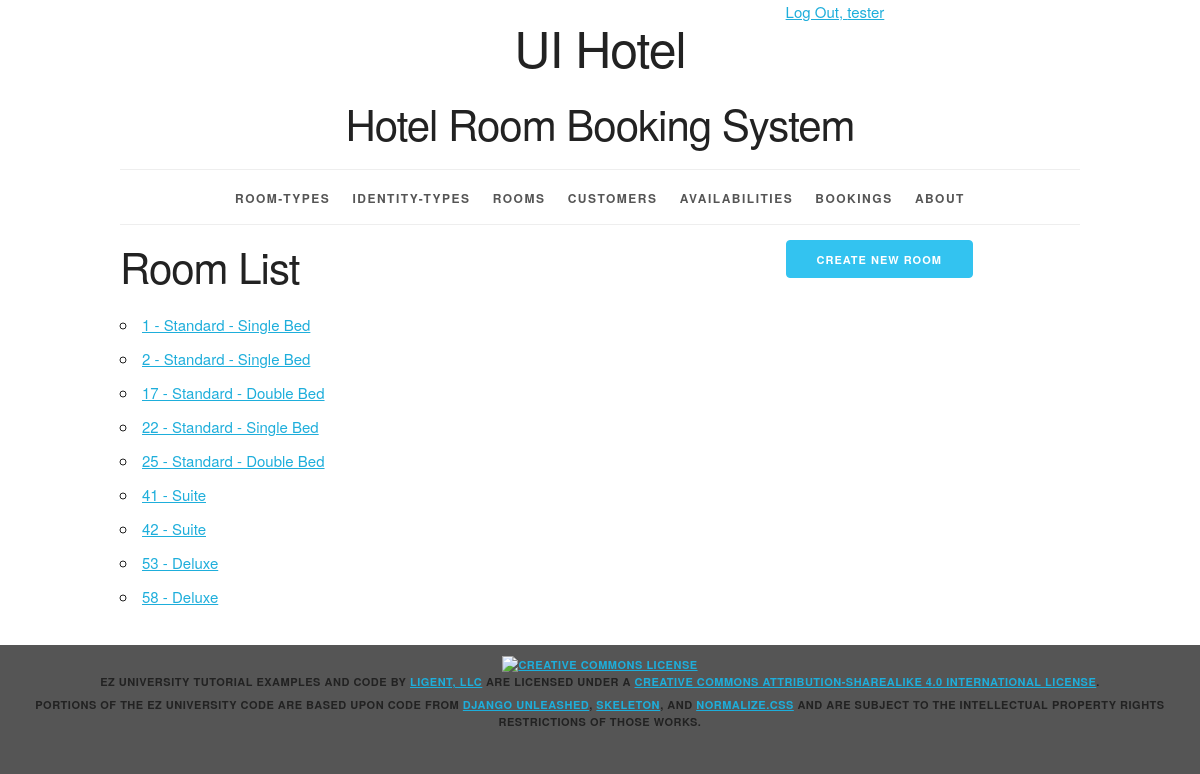
The app's page /room/ (signed in) with its own data.
### hotelinfo/models.py (models this page shows, shortened)
class Room(models.Model):
    room_id = models.AutoField(primary_key=True)
    room_number = models.IntegerField()
    floor_number = models.IntegerField()
    room_type = models.ForeignKey(RoomType, related_name='rooms', on_delete=models.PROTECT)
    def __str__(self):
        return '%s - %s' % (self.room_number, self.room_type.room_type)
    def get_absolute_url(self):
        return reverse('hotelinfo_room_detail_urlpattern', kwargs={'pk': self.pk})
    class Meta:
        ordering = ['room_number']
        constraints = [UniqueConstraint(fields=['room_number', 'floor_number'], name='unique_room')]

class RoomType(models.Model):
    roomType_id = models.AutoField(primary_key=True)
    room_type = models.CharField(max_length=45, unique=True)
    room_area = models.IntegerField(default=10)
    class Meta:
        ordering = ['room_type']

### hotelinfo/views.py (the view)
class RoomList(LoginRequiredMixin, PermissionRequiredMixin, PageLinksMixin, ListView):
    paginate_by = 10
    model = Room
    permission_required = 'hotelinfo.view_room'

### hotelinfo/utils.py (called while the page is built)
    def first_page(self, page):
        if page.number > 1:
            return self._page_urls(1)
        return None

    def previous_page(self, page):
        if (page.has_previous()
                and page.number > 2):
            return self._page_urls(
                page.previous_page_number())
        return None

    def next_page(self, page):
        last_page = page.paginator.num_pages
        if (page.has_next()
                and page.number < last_page - 1):
            return self._page_urls(
                page.next_page_number())
        return None

    def last_page(self, page):
        last_page = page.paginator.num_pages
        if page.number < last_page:
            return self._page_urls(last_page)
        return None

    def get_context_data(self, **kwargs):
        context = super().get_context_data(
            **kwargs)
        page = context.get('page_obj')
        if page is not None:
            context.update({
                'first_page_url':
                    self.first_page(page),
                'previous_page_url':
                    self.previous_page(page),
                'next_page_url':
                    self.next_page(page),
                'last_page_url':
                    self.last_page(page),
            })
        return context

### hotelinfo/templates/hotelinfo/room_list.html (shortened to what this page needs)
{% extends 'hotelinfo/base.html' %}
{% block create_button %}
    {% if perms.hotelinfo.add_room %}
    <a
        href="{% url 'hotelinfo_room_create_urlpattern'  %}"
        class="button button-primary">
      Create New Room</a>
    {% endif %}
{% endblock %}
{% block org_content %}
  <h2>Room List</h2>
  <ul>
    {% for room in room_list %}
      <li>
        <a href="{{ room.get_absolute_url }}">
          {{ room }}</a>
      </li>
    {% empty %}
      <li><em>There are currently no Rooms available.</em></li>
    {% endfor %}
  </ul>
{% endblock %}

### hotelinfo/templates/hotelinfo/base.html (shortened to what this page needs)
{% load static %}
<!DOCTYPE html>
<html lang="en">
<head>
    <link rel="stylesheet" type="text/css"
          href="{% static 'hotelinfo/normalize.css' %}">
    <link rel="stylesheet" type="text/css"
          href="{% static 'hotelinfo/skeleton.css' %}">
    <link rel="stylesheet" type="text/css"
          href="{% static 'hotelinfo/style.css' %}">
</head>
<body>
<div class="container">
    <div class="status row">
        <div class="offset-by-eight four columns">
            <ul class="inline">
                {% if user.is_authenticated %}
                    <li><a href="{% url 'logout_urlpattern' %}">
                        Log Out, {{ user.get_username }}</a></li>
                {% else %}
                    <li><a href="{% url 'login_urlpattern' %}">
                        Log In</a></li>
                {% endif %}
            </ul>
        </div>
    </div>
    <header class="row">
        <div class="offset-by-one ten columns">
            <h1 class="logo">UI Hotel</h1>
            <h2>Hotel Room Booking System</h2>
        </div>
    </header>
    <nav>
        <ul>
            {% if perms.hotelinfo.view_roomtype %}
                <li>
                    <a href="{% url 'hotelinfo_room_type_list_urlpattern' %}">
                        Room-Types</a></li>
            {% endif %}
            {% if perms.hotelinfo.view_identitytype %}
                <li>
                    <a href="{% url 'hotelinfo_identity_type_list_urlpattern' %}">
                        Identity-Types</a></li>
            {% endif %}
            {% if perms.hotelinfo.view_room %}
                <li>
                    <a href="{% url 'hotelinfo_room_list_urlpattern' %}">
                        Rooms</a></li>
            {% endif %}
            {% if perms.hotelinfo.view_customer %}
                <li>
                    <a href="{% url 'hotelinfo_customer_list_urlpattern' %}">
                        Customers</a></li>
            {% endif %}
            {% if perms.hotelinfo.view_availability %}
                <li>
                    <a href="{% url 'hotelinfo_availability_list_urlpattern' %}">
                        Availabilities</a></li>
            {% endif %}
            {% if perms.hotelinfo.view_booking %}
                <li>
                    <a href="{% url 'hotelinfo_booking_list_urlpattern' %}">
                        Bookings</a></li>
            {% endif %}
            <li>
                <a href="{% url 'about_urlpattern' %}">
                    About</a></li>
        </ul>
    </nav>
    <main>
        {% block content %}
            <div class="row">
                <section class="eight columns">
                    {% block org_content %}{% endblock %}
                </section>
                <section class="desktop four columns">
                    {% block create_button %}{% endblock %}
                </section>
            </div>
        {% endblock %}
    </main>
</div>
<footer>
    <p>
        <a rel="license" href="http://creativecommons.org/licenses/by-sa/4.0/">
            <img alt="Creative Commons License" style="border-width:0"
                 src="https://i.creativecommons.org/l/by-sa/4.0/88x31.png"/>
        </a><br/><span property="dct:title">EZ University Tutorial Examples and Code</span>
        by
        <a href="https://www.ligent.net" property="cc:attributionName"
           rel="cc:attributionURL">Ligent, LLC</a> are licensed under a
        <a rel="license" href="http://creativecommons.org/licenses/by-sa/4.0/">Creative Commons Attribution-ShareAlike
            4.0 International License</a>.
    </p>
    <p>Portions of the EZ University code are based upon code from
        <a href="https://django-unleashed.com">Django Unleashed</a>,
        <a href="http://getskeleton.com/">Skeleton</a>, and
        <a href="https://necolas.github.io/normalize.css/">Normalize.css</a> and
        are subject to the intellectual property rights restrictions of those works.
    </p>
</footer>
</body>
</html>

### hotelinfo/static/hotelinfo/skeleton.css (style rules this page uses)
.container { position: relative; width: 100%; max-width: 960px; margin: 0 auto; padding: 0 20px; box-sizing: border-box; }
.column, .columns { width: 100%; float: left; box-sizing: border-box; }
@media (min-width: 400px) { .container { width: 85%; padding: 0; } }
@media (min-width: 550px) { .container { width: 80%; } }
@media (min-width: 550px) { .column, .columns { margin-left: 4%; } }
@media (min-width: 550px) { .column:first-child, .columns:first-child { margin-left: 0; } }
@media (min-width: 550px) { .four.columns { width: 30.6666666667%; } }
@media (min-width: 550px) { .eight.columns { width: 65.3333333333%; } }
@media (min-width: 550px) { .ten.columns { width: 82.6666666667%; } }
@media (min-width: 550px) { .offset-by-one.column, .offset-by-one.columns { margin-left: 8.66666666667%; } }
@media (min-width: 550px) { .offset-by-eight.column, .offset-by-eight.columns { margin-left: 69.3333333333%; } }
html { font-size: 62.5%; }
body { font-size: 1.5em; line-height: 1.6; font-weight: 400; font-family: "Raleway", "HelveticaNeue", "Helvetica Neue", Helvetica, Arial, sans-serif; color: #222; }
h1, h2, h3, h4, h5, h6 { margin-top: 0; margin-bottom: 2rem; font-weight: 300; }
h1 { font-size: 4.0rem; line-height: 1.2; letter-spacing: -.1rem; }
h2 { font-size: 3.6rem; line-height: 1.25; letter-spacing: -.1rem; }
@media (min-width: 550px) { h1 { font-size: 5.0rem; } }
@media (min-width: 550px) { h2 { font-size: 4.2rem; } }
p { margin-top: 0; }
a { color: #1EAEDB; }
.button, button, input[type="submit"], input[type="reset"], input[type="button"] { display: inline-block; height: 38px; padding: 0 30px; color: #555; text-align: center; font-size: 11px; font-weight: 600; line-height: 38px; letter-spacing: .1rem; text-transform: uppercase; text-decoration: none; white-space: nowrap; background-color: transparent; border-radius: 4px; border: 1px solid #bbb; cursor: pointer; box-sizing: border-box; }
.button.button-primary, button.button-primary, input[type="submit"].button-primary, input[type="reset"].button-primary, input[type="button"].button-primary { color: #FFF; background-color: #33C3F0; border-color: #33C3F0; }
ul { list-style: circle inside; }
ol, ul { padding-left: 0; margin-top: 0; }
li { margin-bottom: 1rem; }
button, .button { margin-bottom: 1rem; }
pre, blockquote, dl, figure, table, p, ul, ol, form { margin-bottom: 2.5rem; }
.container:after, .row:after, .u-cf { content: ""; display: table; clear: both; }

### hotelinfo/static/hotelinfo/style.css (style rules this page uses)
.desktop { display: none; }
@media (min-width: 550px) { .desktop { display: block; } }
html { height: 100%; background-color: #555; }
body { background-color: white; }
body>div>header { text-align: center;; }
header h1 { display: inline-block; font-weight: normal; font-style: normal; width: 100%; margin-top: 0; padding-top: 0; }
.logo { padding-top: 50px; background-image: url("/static/courseinfo/logo.png"); background-size: 50px; background-repeat: no-repeat; background-position: top; }
@media (min-width: 750px) { .logo { padding-top: 0; background-size: contain; background-position: 0% 0%; } }
@media (min-width: 1000px) { .logo { background-position: 10% 0%; } }
@media (min-width: 1200px) { .logo { background-position: 15% 0%; } }
nav { border-top: 1px solid #eee; width: 100%; border-bottom: 1px solid #eee; margin: 0 0 1em; padding: 0; }
nav ul { margin: 0; padding: 1em 0; list-style-type: none; text-align: center; }
nav ul li { display: inline; padding: 0; margin: 0 0.25em; font-weight: 600; text-transform: uppercase; text-align: center; font-size: 1rem; letter-spacing: .10rem; }
@media (min-width: 400px) { nav ul li { letter-spacing: .15rem; font-size: 1.2rem; margin: 0 0.5em; } }
@media (min-width: 550px) { nav ul li { margin: 0 0.75em; } }
nav ul li a { color: #555; text-decoration: none; background-color: transparent; cursor: pointer; }
.inline { list-style-type: none; padding: 0; margin: 0 0 -0.5em; }
.inline li { display: inline; }
body>footer { width: 100%; background-color: #555; font-size: 1.1rem; letter-spacing: .05rem; font-weight: 600; text-transform: uppercase; text-align: center; padding: 1em 0; margin: 1em 0; }
body>footer p { margin-bottom: 0.5rem; }

### records on screen
Room: room_number+room_type "1 - Standard - Single Bed"
Room: room_number+room_type "2 - Standard - Single Bed"
Room: room_number+room_type "17 - Standard - Double Bed"
Room: room_number+room_type "22 - Standard - Single Bed"
Room: room_number+room_type "25 - Standard - Double Bed"
Room: room_number+room_type "41 - Suite"
Room: room_number+room_type "42 - Suite"
Room: room_number+room_type "53 - Deluxe"
Room: room_number+room_type "58 - Deluxe"

### other values on screen
{{ user.get_username }} "tester"
